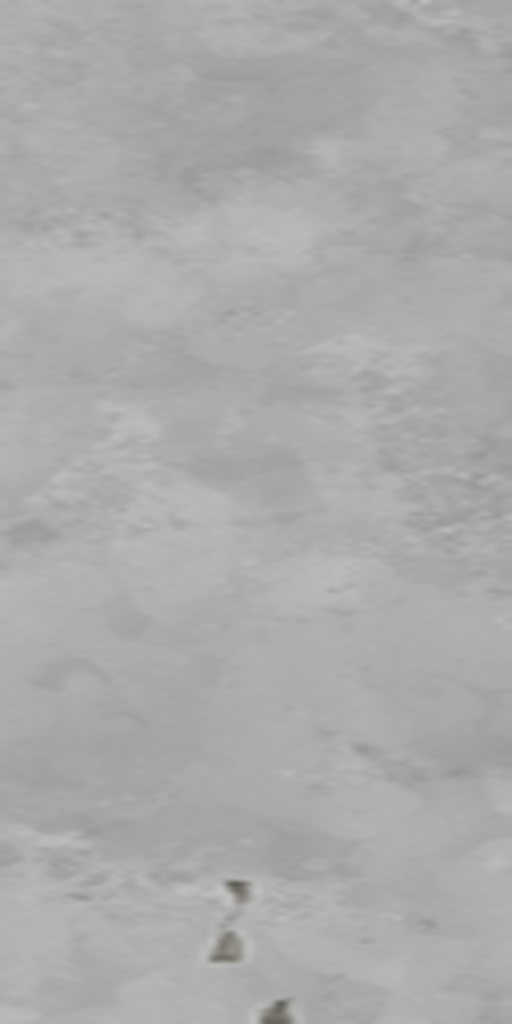
#> input picture ArtSource/Paint/Architecture/Briarwick/Bakery01/Plaster_CleanRegion01.png, 512 x 1024 px
$ python prepare_plaster.py
#> lines starting #> are read from the running program, lines starting #| are printed output that depends on the picture
from pathlib import Path
from PIL import Image,ImageDraw,ImageFilter,ImageEnhance
H=Path(__file__).parent;R=H.parents[4];A=R/'Assets/BlightBloom/Art/Architecture/Briarwick/Bakery02/Textures'
base=Image.open(R/'ArtSource/Paint/Architecture/Briarwick/Bakery01/Plaster_CleanRegion01.png').convert('RGB');base=ImageEnhance.Contrast(base).enhance(.45)
#> further down, base is the input picture: PIL image 512x1024 RGB; mean R, G, B 171.1, 171.1, 171
atlas=Image.new('RGB',(2048,2048));svg=['<svg xmlns="http://www.w3.org/2000/svg" width="2048" height="2048">']
#> after `atlas = Image.new('RGB', (2048, 2048))`: atlas: PIL image 2048x2048 RGB; every value is 0
for i in range(4):
 panel=base.transpose(Image.Transpose.FLIP_LEFT_RIGHT) if i%2 else base.copy();panel=panel.resize((1024,1024),Image.Resampling.BICUBIC)
 wash=Image.new('RGBA',(1024,1024));d=ImageDraw.Draw(wash);d.ellipse((-160+i*65,590,850,1350),fill=(109,101,84,40));d.ellipse((220,-190,1150,410),fill=(208,195,166,30));wash=wash.filter(ImageFilter.GaussianBlur(100));panel=Image.alpha_composite(panel.convert('RGBA'),wash).convert('RGB');atlas.paste(panel,((i%2)*1024,(i//2)*1024));svg.append(f'<g transform="translate({i%2*1024},{i//2*1024})"><rect width="1024" height="1024" fill="#b7b5a7"/><ellipse cx="{300+i*65}" cy="950" rx="500" ry="350" fill="#82765d" opacity=".13"/><ellipse cx="680" cy="110" rx="490" ry="270" fill="#d0c3a6" opacity=".1"/></g>')
#> this loop made 4 passes
#> pass 1, `panel = panel.resize((1024, 1024), Image.Resampling.BICUBIC)`:
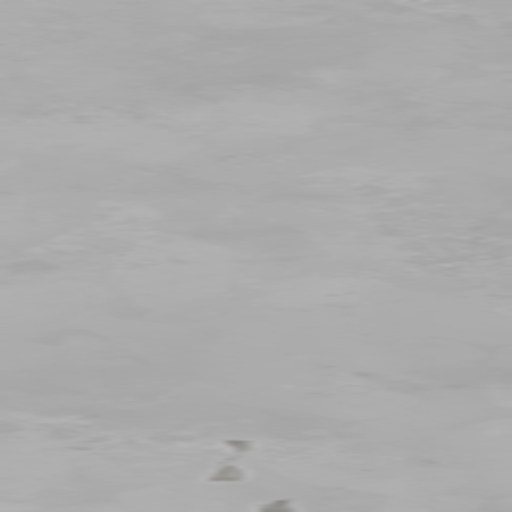
#> panel: PIL image 1024x1024 RGB (shown at 1/2 size); mean R, G, B 170.6, 170.6, 170.6
#> pass 1, `wash = wash.filter(ImageFilter.GaussianBlur(100))`:
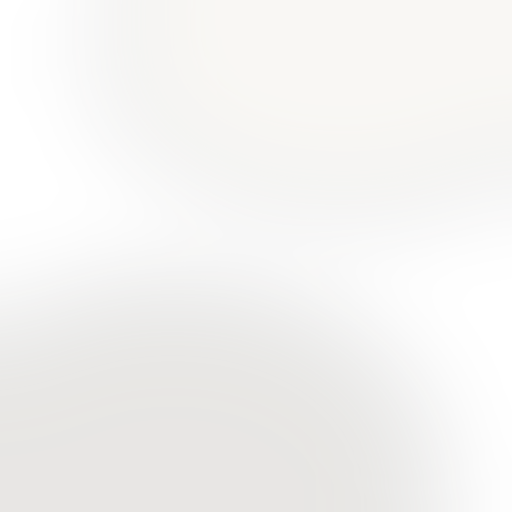
#> wash: PIL image 1024x1024 RGBA (shown at 1/2 size); mean R, G, B, A 89.9, 84, 70.9, 20.3; transparent parts drawn white
#> after the loop, svg = 5 items
atlas=atlas.filter(ImageFilter.GaussianBlur(1));atlas.save(H/'Plaster_PaintedAtlas02.png');atlas.save(A/'BW_Bakery02_Plaster_BaseColor.png');svg.append('</svg>');(H/'Plaster_Washes02.svg').write_text('\n'.join(svg))
